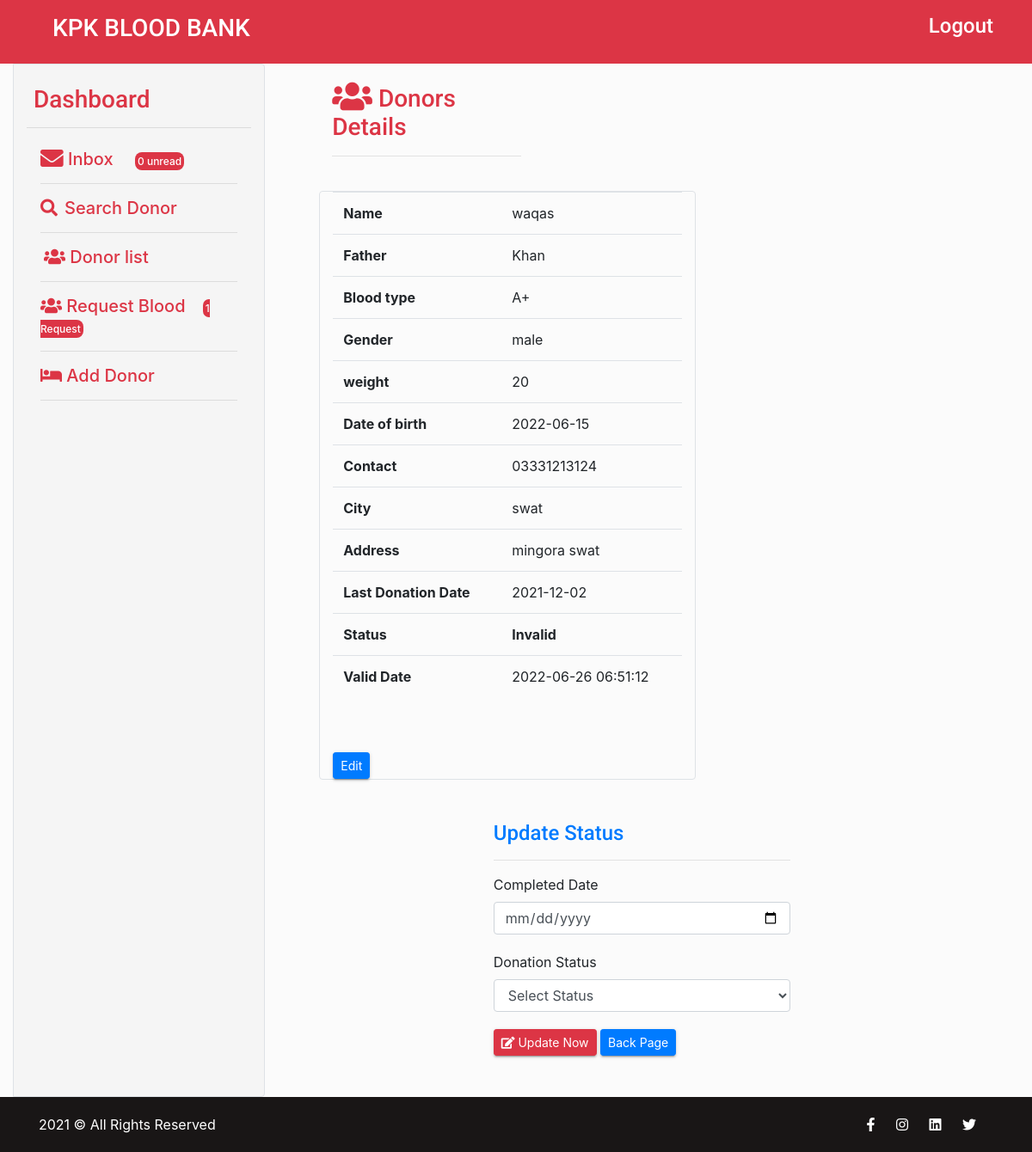
Page /admin_donor_details.php?id=1 (signed in) on the committed database.
### tables this page shows
CREATE TABLE IF NOT EXISTS `blood_donor` (
  `id` int(11) NOT NULL AUTO_INCREMENT,
  `name` varchar(50) NOT NULL,
  `father_name` varchar(50) NOT NULL,
  `blood` varchar(10) NOT NULL,
  `gender` varchar(10) NOT NULL,
  `weight` int(3) NOT NULL,
  `dob` date NOT NULL,
  `contact` varchar(14) NOT NULL,
  `city` varchar(20) NOT NULL,
  `address` varchar(200) NOT NULL,
  `last_d_date` date NOT NULL,
  `created_at` datetime NOT NULL DEFAULT CURRENT_TIMESTAMP,
  `status` int(1) NOT NULL DEFAULT '1',
  PRIMARY KEY (`id`)
);

### admin_donor_details.php (the view, shortened to what this page needs)
<!doctype html>
<html lang="en">
<head>
        <link rel="stylesheet" href="assets/css/bootstrap.min.css">
         <link rel="stylesheet" href="assets/css/all.min.css">
          <link rel="stylesheet" type="text/css" href="assets/css/style.css">
    <link rel="stylesheet" href="https://cdnjs.cloudflare.com/ajax/libs/twitter-bootstrap/4.5.2/css/bootstrap.css">
    <link rel="stylesheet" href="https://cdn.datatables.net/1.11.1/css/dataTables.bootstrap4.min.css">
</head>
<body>
     <?php
  include ('admin_header.php');
  ?>
<section class="container-fluid">
    <div class="container-fluid">
      <div class="dashboard-row row">
    <?php include('dashboard_side_nav.php');?>
<div class="col-md-8 mx-auto">
<br>
       <div class="col-sm-4" >
		    	<h3 class="text-danger"><i class="fa fa-users fa-lg"></i> Donors Details </h3><hr>
            </div>
<br>
<div class="table-responsive" >
<?php
    if(isset($_GET["id"]))
    {
        $sql="SELECT * FROM blood_donor WHERE id=".$_GET["id"];
        $result=$con->query($sql);
        if($result->num_rows>=0)
        {
            $row=$result->fetch_assoc();
    ?>
    <div class="col-md-7 border rounded">
    <table class="table table-hover">
        <tr>
            <th>Name</th>
            <td><?php echo $row["name"];?></td>
        </tr>
        <tr>
            <th>Father</th>
            <td><?php echo $row["father_name"];?></td>
        </tr>
        <tr>
            <th>Blood type</th>
            <td><?php echo $row["blood"];?></td>
        </tr>
        <tr>
            <th>Gender</th>
            <td><?php echo $row["gender"];?></td>
        </tr>
        <tr>
            <th>weight</th>
            <td><?php echo $row["weight"];?></td>
        </tr>
        <tr>
            <th>Date of birth</th>
            <td><?php echo $row["dob"];?></td>
        </tr>
        <tr>
            <th> Contact</th>
            <td><?php echo $row["contact"];?></td>
        </tr>
        <tr>
            <th> City</th>
            <td><?php echo $row["city"];?></td>
        </tr>
        <tr>
            <th>Address</th>
            <td><?php echo $row["address"];?></td>
        </tr>
        <tr>
            <th> Last Donation Date</th>
            <td><?php echo $row["last_d_date"];?></td>
        </tr>
        <tr>
            <th>Status</th>
            <td><?php
            if($row["status"]== 0 )
            {
                echo "<b>Valid</b>";
            }
            else if($row["status"]== 1 )
            {
                echo "<b>Invalid</b>";
            }
                ?></td>
        </tr>
        <tr>
            <th>Valid Date  </th>
            <td><?php echo $row["created_at"];?></td>
        </tr>
    </table>
    <br>
        <br>
        <a href="admin_edit_donor.php?id= <?php echo  $row['id']; ?>"  class='btn btn-primary btn-sm align-center'>Edit</a>
        <br>
    </div>
    <br>
    <br>
    <div class="col-md-6 mx-auto">
    <h4 class='text-primary'>Update Status</h4>
    <hr>
    <form method='post' action="<?php echo $_SERVER['PHP_SELF']."?id=".$_GET["id"];?>">
    <div class="form-group">
            <label for="created_at">Completed Date</label>
            <input type="date" name="created_at"  id="created_at" class="form-control DATES">
        </div>
        <div class="form-group">
            <label for="STATUS">Donation Status</label>
            <select name="status" required  id="STATUS" class="form-control" >
                <option value="">Select Status</option>
            </select>
        </div>
        <button type='submit' class='btn btn-danger  btn-sm' name='submit'><i class='fa fa-edit'></i> Update Now</button>
        <a href='admin_donor_list.php' class='btn btn-primary btn-sm'>Back Page</a>
    </form>
    </div>
    <br>
    <br>
    <?php
        }
    }
    else
    {
    echo "<script>window.open('admin_donor.php','_self');</script>";
    }
    ?>
       </div>
	</div>
</div>
</div>
</section>
<?php include('admin_footer.php'); ?>
</body>
</html>

### assets/css/style.css (style rules this page uses)
* { margin: 0px; padding: 0px; list-style: none; }
a { text-decoration: none; outline: none; color: #444; }
a:hover, a:focus, input, textarea { text-decoration: none; outline: none; }
html, body { height: 100%; }
::placeholder { color: #747f8a !important; font-size: 13px; opacity: .5 !important; }
.container-fluid { padding: 0px; }
h1, h2, h3, h4, h5, h6 { font-family: 'Roboto', sans-serif; color: #545454; }
body { background-color: #f1f1f145 !important; font-family: 'Roboto', sans-serif; color: #6A6A6A; overflow-x: hidden; }
.btn-primary { background-color: #6655e8; border-color: #6655e8; }
.btn { box-shadow: 0 3px 1px -2px rgba(0, 0, 0, 0.2), 0 2px 2px 0 rgba(0, 0, 0, 0.14), 0 1px 5px 0 rgba(0, 0, 0, 0.12); border-radius: 2px; }
.form-control { background-color: #F8F8F8; margin-bottom: 20px; }

### rows in the picture
blood_donor: name "waqas", father_name "Khan", blood "A+", gender "male", weight "20", dob "2022-06-15", contact "03331213124", city "swat", address "mingora swat", last_d_date "2021-12-02", created_at "2022-06-26 06:51:12"

### other values in the picture
$message_count "0"
$request_count "1"
